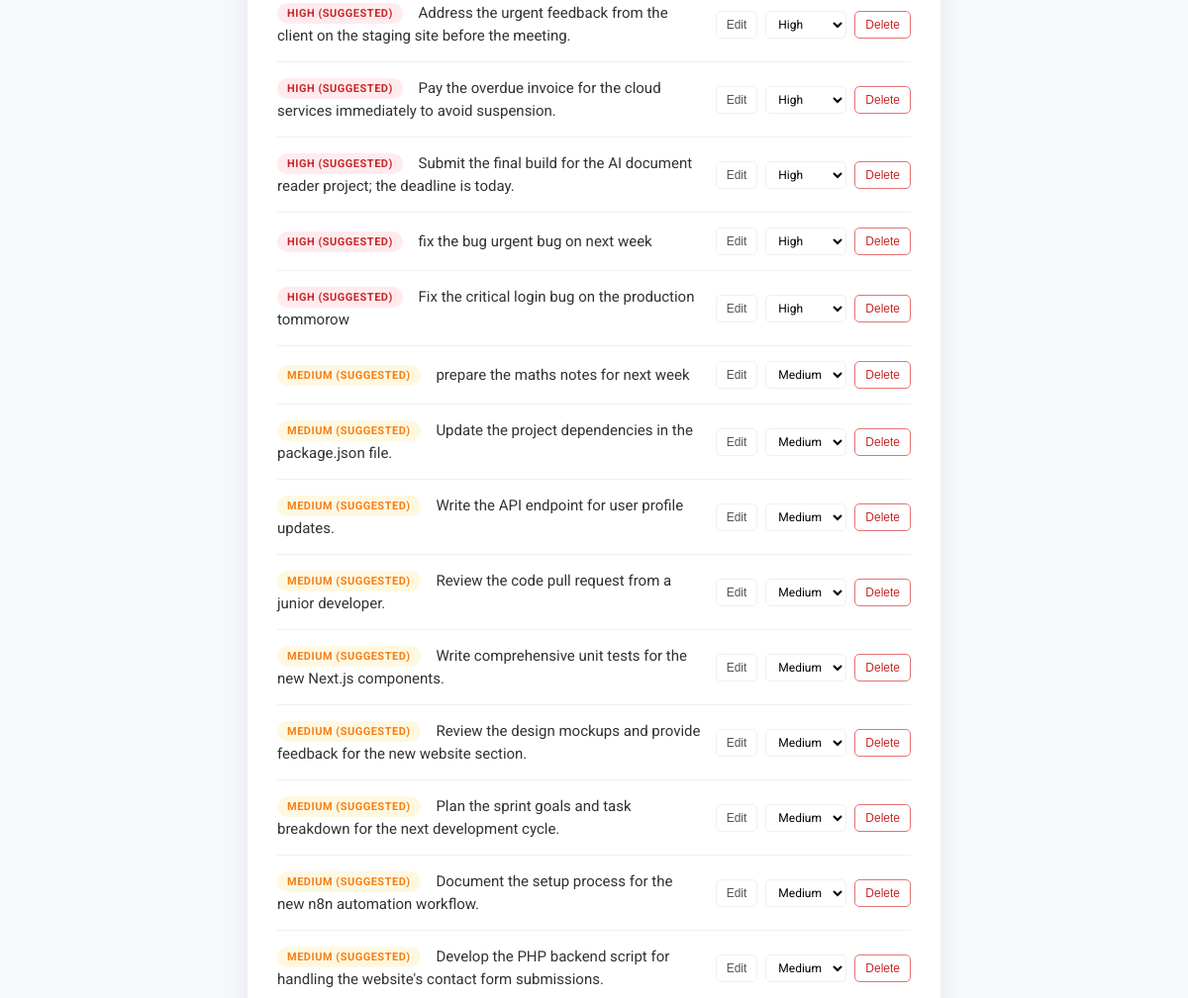
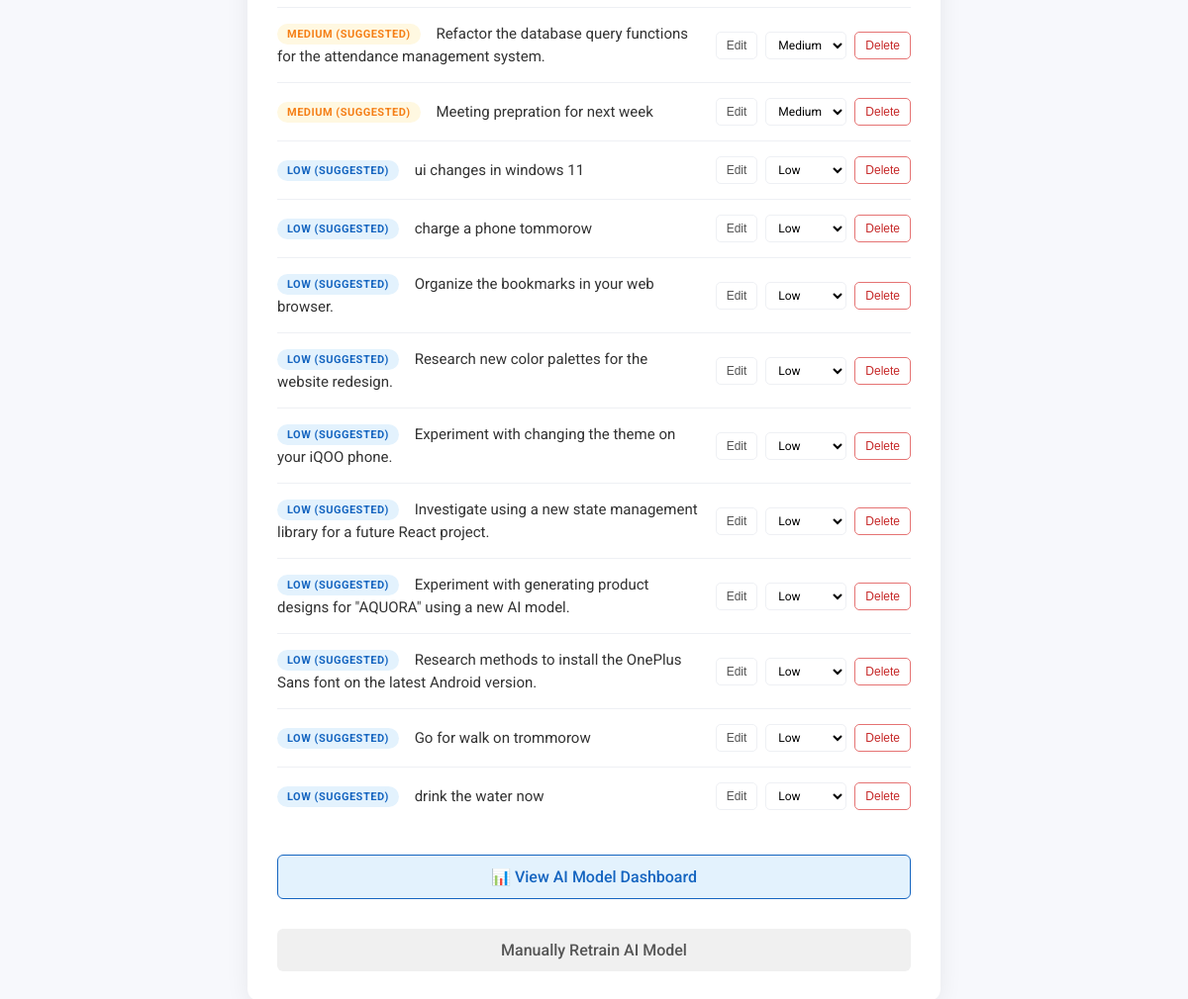
/ (lower part), run on an earlier commit of the app's database (2 pictures, top to bottom).
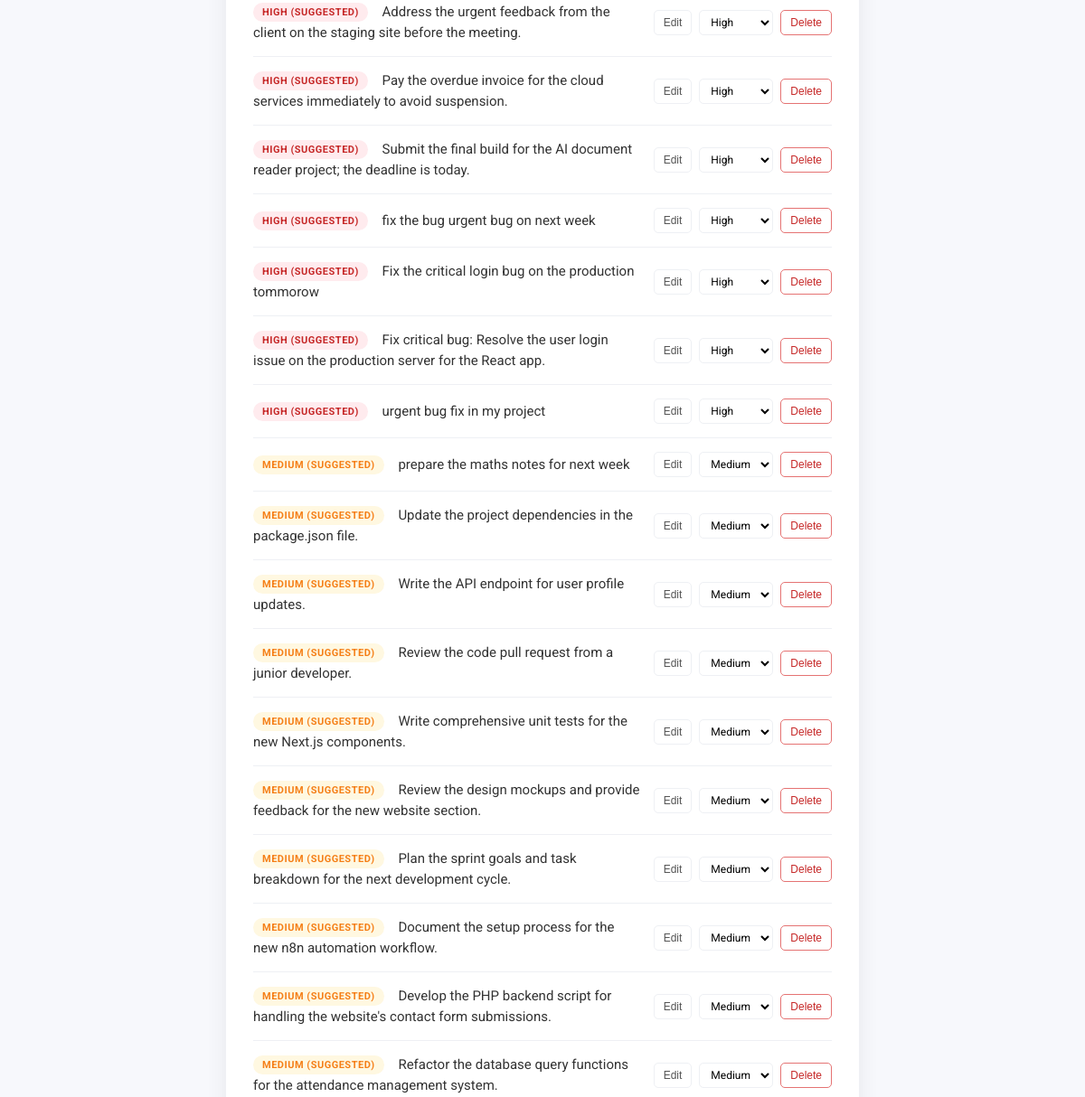
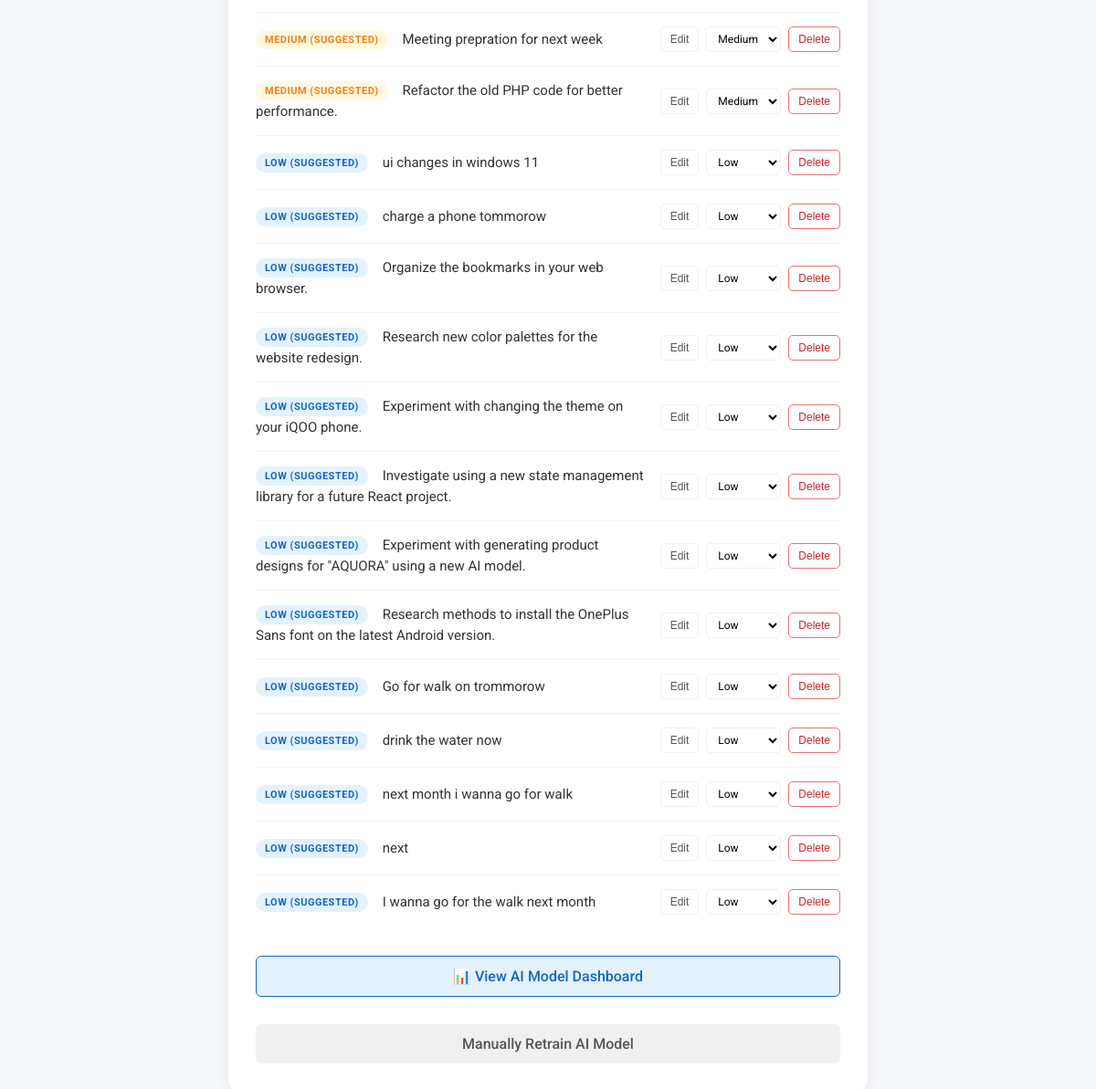
And on a later commit of the database (2 pictures, top to bottom).
### app.py (models this page shows, shortened)
class Task(db.Model):
    id = db.Column(db.Integer, primary_key=True)
    content = db.Column(db.String(300), nullable=False)
    suggested_priority = db.Column(db.Integer, default=2)
    user_priority = db.Column(db.Integer, nullable=True)

### app.py (the view)
@app.route('/')
def index():
    tasks = Task.query.order_by(Task.user_priority.desc(), Task.suggested_priority.desc()).all()
    return render_template('index.html', tasks=tasks, get_priority_name=get_priority_name)

### app.py (called while the page is built)
def get_priority_name(priority_int):
    if priority_int == 3: return "High"
    if priority_int == 1: return "Low"
    return "Medium"

### templates/index.html (shortened to what this page needs)
<!DOCTYPE html>
<html lang="en">
<head>
</head>
<body>
    <div class="container">
        <div class="content">
            <ul class="task-list">
                {% for task in tasks %}
                    <li class="task-item">
                        <div class="task-content">
                            {% set final_priority = task.user_priority or task.suggested_priority %}
                            <span class="task-priority-badge priority-{{ final_priority }}">{{ get_priority_name(final_priority) }}{% if task.user_priority is none %} (Suggested){% endif %}</span>
                            <span class="task-text">{{ task.content }}</span>
                        </div>
                        <div class="task-actions">
                            <button class="btn-edit">Edit</button>
                            <form action="{{ url_for('set_priority', id=task.id) }}" method="POST">
                                <select name="priority" class="priority-select" onchange="this.form.submit()">
                                    <option value="3" {% if final_priority == 3 %}selected{% endif %}>High</option>
                                    <option value="2" {% if final_priority == 2 %}selected{% endif %}>Medium</option>
                                    <option value="1" {% if final_priority == 1 %}selected{% endif %}>Low</option>
                                </select>
                            </form>
                            <form action="{{ url_for('delete_task', id=task.id) }}" method="POST" onsubmit="return confirm('Are you sure?');">
                                <button type="submit" class="btn-delete">Delete</button>
                            </form>
                        </div>
                    </li>
                {% endfor %}
            </ul>
            <a href="{{ url_for('dashboard') }}" class="retrain-link" style="margin-bottom: 10px; background-color: #e3f2fd; color: #1565c0; border: 1px solid #1565c0;">
                📊 View AI Model Dashboard
            </a>
            <a href="{{ url_for('trigger_training') }}" class="retrain-link">Manually Retrain AI Model</a>
        </div>
    </div>
</body>
</html>

### templates/index.html (style rules this page uses)
:root { --primary-color: #4a90e2; --background-color: #f7f8fc; --container-bg: #ffffff; --text-color: #333; --border-color: #eef0f4; --high-p-bg: #ffebee; --high-p-text: #c62828; --medium-p-bg: #fff8e1; --medium-p-text: #f57f17; --low-p-bg: #e3f2fd; --low-p-text: #1565c0; }
body { font-family: 'Roboto', -apple-system, BlinkMacSystemFont, "Segoe UI", sans-serif; background-color: var(--background-color); margin: 0; padding: 20px; color: var(--text-color); }
.container { max-width: 700px; margin: 20px auto; background: var(--container-bg); border-radius: 12px; box-shadow: 0 4px 25px rgba(0,0,0,0.07); overflow: hidden; }
.content { padding: 30px; }
.task-list { list-style: none; padding: 0; margin: 0; }
.task-item:last-child { border-bottom: none; }
.priority-3 { background-color: var(--high-p-bg); color: var(--high-p-text); }
.priority-2 { background-color: var(--medium-p-bg); color: var(--medium-p-text); }
.priority-1 { background-color: var(--low-p-bg); color: var(--low-p-text); }
.retrain-link { display: block; text-align: center; margin-top: 30px; padding: 12px; background: #f0f0f0; border-radius: 6px; color: #555; text-decoration: none; font-weight: 500; transition: background-color 0.2s; }

What changed in the data, as far as the page shows it:
added Task: get_priority_name "HIGH", shows "(SUGGESTED)", content "Fix critical bug: Resolve the user login issue on the production server for the React app.", priority "High"
added Task: get_priority_name "HIGH", shows "(SUGGESTED)", content "urgent bug fix in my project", priority "High"
added Task: get_priority_name "MEDIUM", shows "(SUGGESTED)", content "Refactor the old PHP code for better performance.", priority "Medium"
added Task: get_priority_name "LOW", shows "(SUGGESTED)", content "next month i wanna go for walk", priority "Low"
added Task: get_priority_name "LOW", shows "(SUGGESTED)", content "next", priority "Low"
added Task: get_priority_name "LOW", shows "(SUGGESTED)", content "I wanna go for the walk next month", priority "Low"
